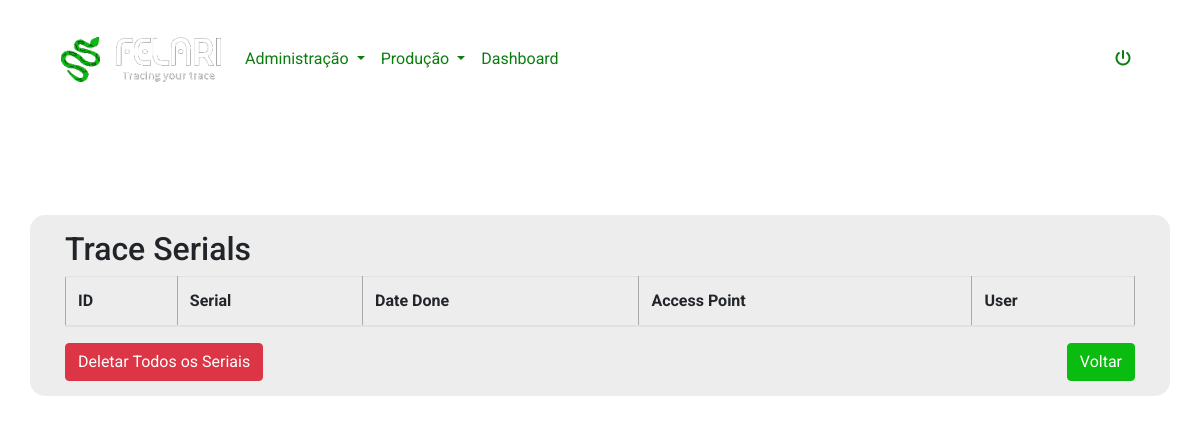
The app's page /trace_serials (signed in), older data.
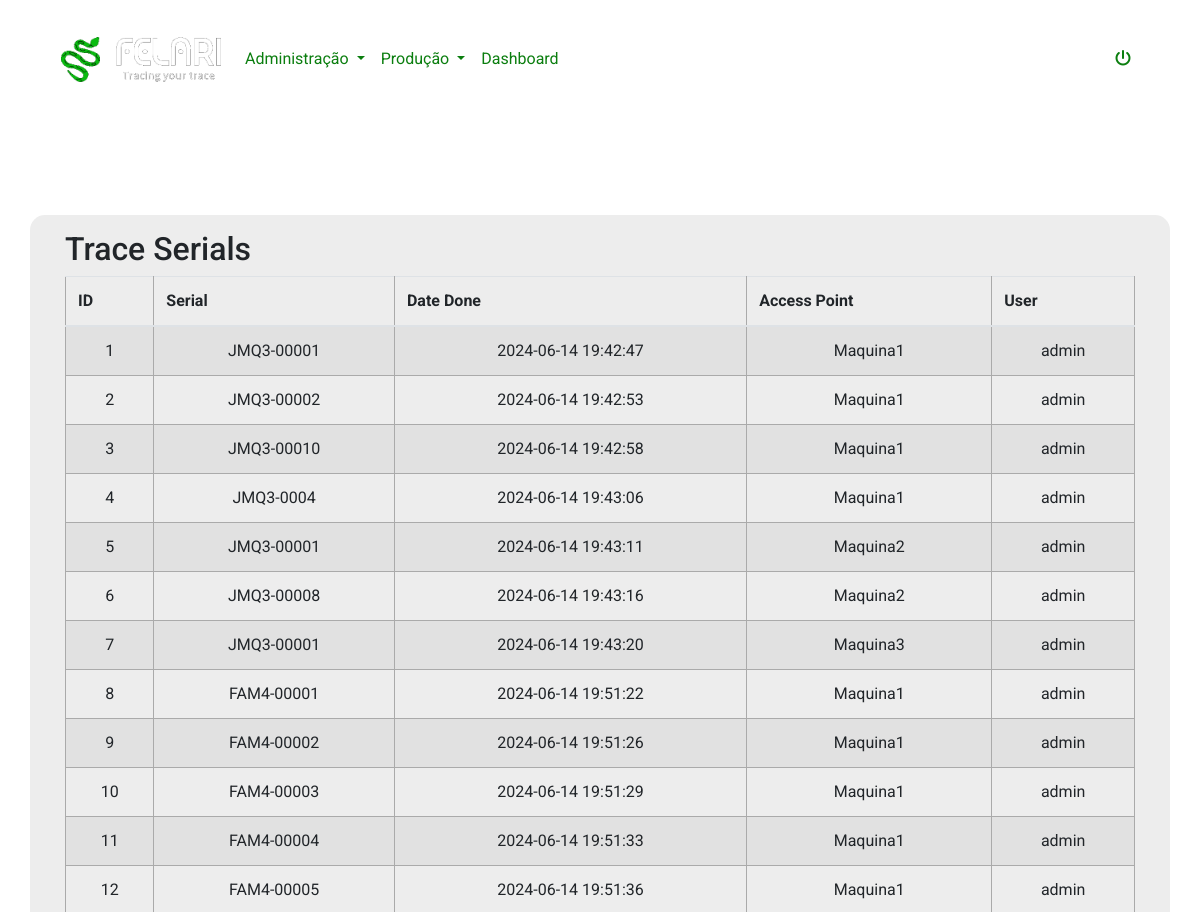
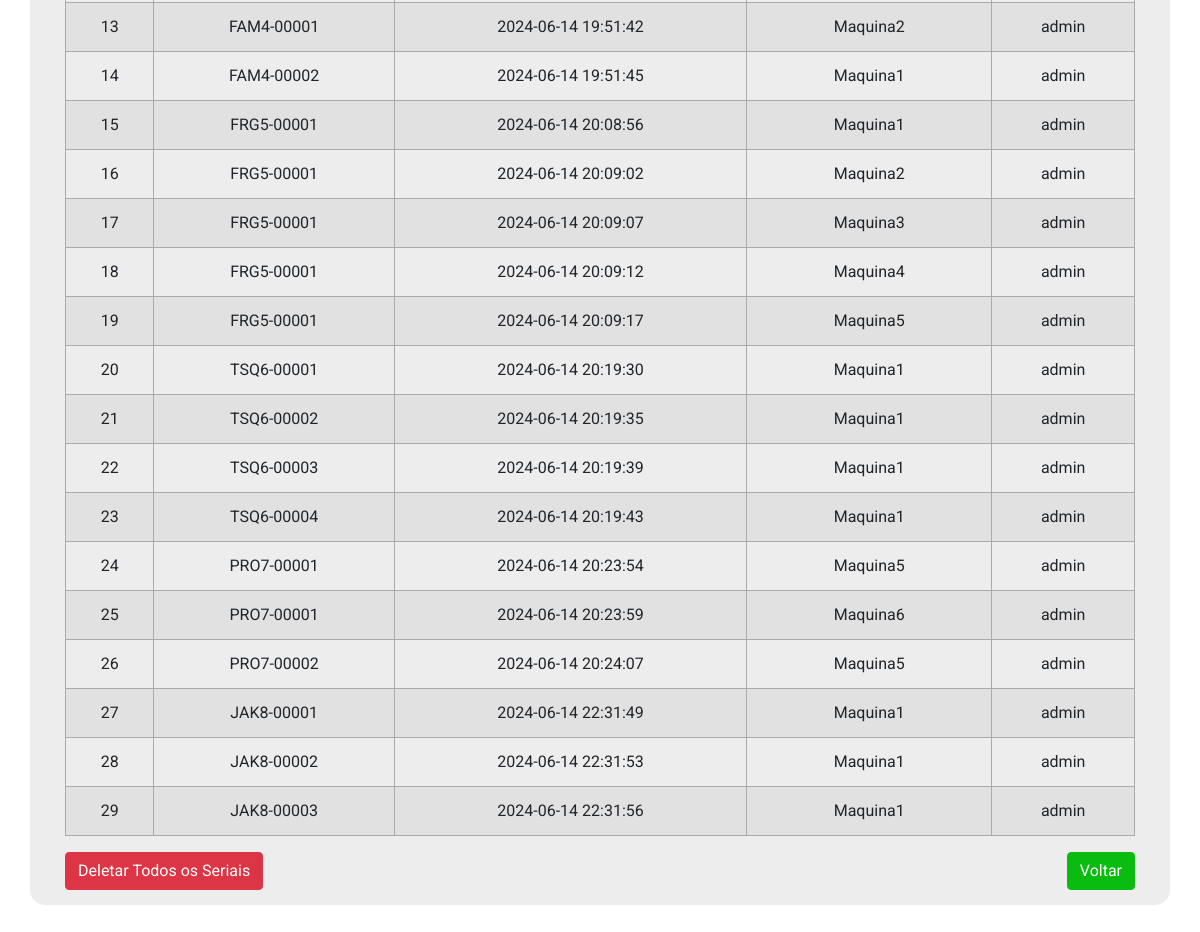
The same page, newer data (2 pictures, top to bottom).
### app.py (models this page shows, shortened)
class TraceSerial(db.Model):
    id = db.Column(db.Integer, primary_key=True)
    serial = db.Column(db.String(50), nullable=False)
    date_done = db.Column(db.DateTime, nullable=False, default=datetime.utcnow)
    access_point = db.Column(db.String(100), nullable=False)
    user = db.Column(db.String(150), nullable=False)
    ordem_id = db.Column(db.Integer, db.ForeignKey('ordem_producao.id'), nullable=False)  # Adicione esta linha
    ordem = db.relationship('OrdemProducao', backref=db.backref('trace_serials', lazy=True))

### app.py (the view)
@app.route('/trace_serials', methods=['GET'])
@login_required
def showTraceSerial():
    form = TaskForm()
    trace_serials = TraceSerial.query.all()
    return render_template('trace_serials.html', trace_serials=trace_serials, form=form)

### app.py (called while the page is built)
@login_manager.user_loader
def load_user(user_id):
    return User.query.get(int(user_id))

### templates/trace_serials.html (shortened to what this page needs)
{% extends 'base.html' %}
{% block body %}
<div class="container my-5 product">
  <div class="row">
    <div class="col-12 product-container">
      <h2>Trace Serials</h2>
      <div class="table-responsive">
        <table class="table table-striped">
            <thead>
                <tr>
                    <th>ID</th>
                    <th>Serial</th>
                    <th>Date Done</th>
                    <th>Access Point</th>
                    <th>User</th>
                </tr>
            </thead>
            <tbody>
                {% for trace in trace_serials %}
                <tr>
                    <td>{{ trace.id }}</td>
                    <td>{{ trace.serial }}</td>
                    <td>{{ trace.date_done.strftime('%Y-%m-%d %H:%M:%S') }}</td>
                    <td>{{ trace.access_point }}</td>
                    <td>{{ trace.user }}</td>
                </tr>
                {% endfor %}
            </tbody>
        </table>
      </div>
      <div class="d-flex align-items-center justify-content-between w-100">
        <form method="POST" action="{{ url_for('delete_all_trace_serials') }}">
          <button type="submit" class="btn btn-danger">Deletar Todos os Seriais</button>
        </form>
        <a class="btn btn-primary" href="{{ url_for('index') }}">Voltar</a>
      </div>
    </div>
  </div>
</div>
{% endblock %}

Row changes from the older to the newer data that the page shows:
added TraceSerial: id "1", serial "JMQ3-00001", date_done "2024-06-14 19:42:47", access_point "Maquina1", user "admin"
added TraceSerial: id "2", serial "JMQ3-00002", date_done "2024-06-14 19:42:53", access_point "Maquina1", user "admin"
added TraceSerial: id "3", serial "JMQ3-00010", date_done "2024-06-14 19:42:58", access_point "Maquina1", user "admin"
added TraceSerial: id "4", serial "JMQ3-0004", date_done "2024-06-14 19:43:06", access_point "Maquina1", user "admin"
added TraceSerial: id "5", serial "JMQ3-00001", date_done "2024-06-14 19:43:11", access_point "Maquina2", user "admin"
added TraceSerial: id "6", serial "JMQ3-00008", date_done "2024-06-14 19:43:16", access_point "Maquina2", user "admin"
added TraceSerial: id "7", serial "JMQ3-00001", date_done "2024-06-14 19:43:20", access_point "Maquina3", user "admin"
added TraceSerial: id "8", serial "FAM4-00001", date_done "2024-06-14 19:51:22", access_point "Maquina1", user "admin"
added TraceSerial: id "9", serial "FAM4-00002", date_done "2024-06-14 19:51:26", access_point "Maquina1", user "admin"
added TraceSerial: id "10", serial "FAM4-00003", date_done "2024-06-14 19:51:29", access_point "Maquina1", user "admin"
added TraceSerial: id "11", serial "FAM4-00004", date_done "2024-06-14 19:51:33", access_point "Maquina1", user "admin"
added TraceSerial: id "12", serial "FAM4-00005", date_done "2024-06-14 19:51:36", access_point "Maquina1", user "admin"
added TraceSerial: id "13", serial "FAM4-00001", date_done "2024-06-14 19:51:42", access_point "Maquina2", user "admin"
added TraceSerial: id "14", serial "FAM4-00002", date_done "2024-06-14 19:51:45", access_point "Maquina1", user "admin"
added TraceSerial: id "15", serial "FRG5-00001", date_done "2024-06-14 20:08:56", access_point "Maquina1", user "admin"
added TraceSerial: id "16", serial "FRG5-00001", date_done "2024-06-14 20:09:02", access_point "Maquina2", user "admin"
added TraceSerial: id "17", serial "FRG5-00001", date_done "2024-06-14 20:09:07", access_point "Maquina3", user "admin"
added TraceSerial: id "18", serial "FRG5-00001", date_done "2024-06-14 20:09:12", access_point "Maquina4", user "admin"
added TraceSerial: id "19", serial "FRG5-00001", date_done "2024-06-14 20:09:17", access_point "Maquina5", user "admin"
added TraceSerial: id "20", serial "TSQ6-00001", date_done "2024-06-14 20:19:30", access_point "Maquina1", user "admin"
added TraceSerial: id "21", serial "TSQ6-00002", date_done "2024-06-14 20:19:35", access_point "Maquina1", user "admin"
added TraceSerial: id "22", serial "TSQ6-00003", date_done "2024-06-14 20:19:39", access_point "Maquina1", user "admin"
added TraceSerial: id "23", serial "TSQ6-00004", date_done "2024-06-14 20:19:43", access_point "Maquina1", user "admin"
added TraceSerial: id "24", serial "PRO7-00001", date_done "2024-06-14 20:23:54", access_point "Maquina5", user "admin"
added TraceSerial: id "25", serial "PRO7-00001", date_done "2024-06-14 20:23:59", access_point "Maquina6", user "admin"
added TraceSerial: id "26", serial "PRO7-00002", date_done "2024-06-14 20:24:07", access_point "Maquina5", user "admin"
added TraceSerial: id "27", serial "JAK8-00001", date_done "2024-06-14 22:31:49", access_point "Maquina1", user "admin"
added TraceSerial: id "28", serial "JAK8-00002", date_done "2024-06-14 22:31:53", access_point "Maquina1", user "admin"
added TraceSerial: id "29", serial "JAK8-00003", date_done "2024-06-14 22:31:56", access_point "Maquina1", user "admin"
